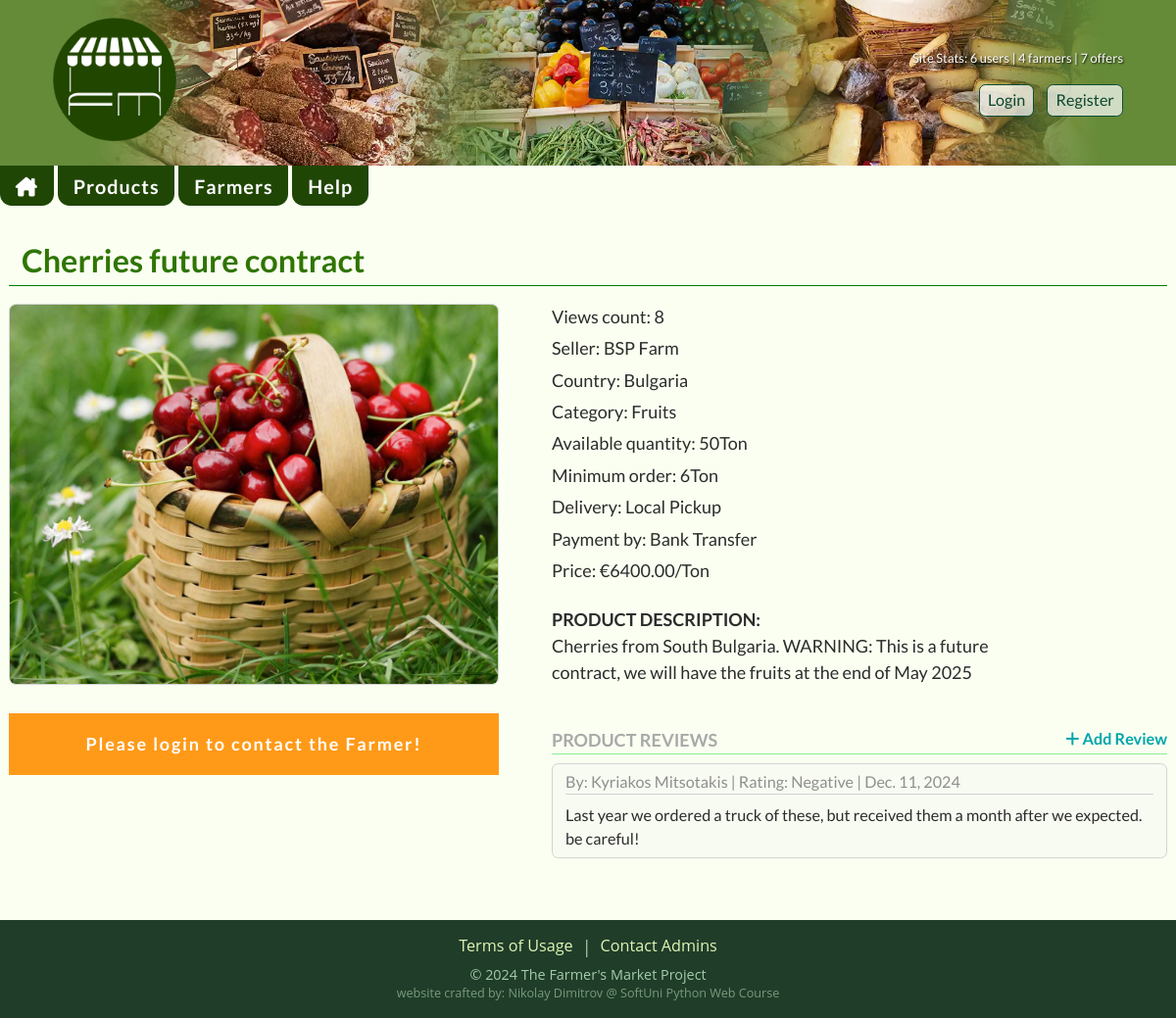
The app's page /products/product/8/ with its own data.
### products/models.py (models this page shows, shortened)
class Product(models.Model):
    NAME_MIN_LENGTH = 3
    NAME_MAX_LENGTH = 40
    DESCRIPTION_MIN_LENGTH = 60
    class QtyUnits(models.TextChoices):
        TON = 'Ton', 'Ton'
        KG = 'Kg', 'Kilogram'
        GR = 'Gram', 'Gram'
        LTR = 'Liter', 'Liter'
        PCS = 'Pc', 'Piece'
        PACK = 'Pack', 'Package'
    class ProductCategories(models.TextChoices):
        VEGETABLES = 'Vegetables', 'Vegetables',
        FRUITS = 'Fruits', 'Fruits',
        NUTS = 'Nuts', 'Nuts'
        CANNED = 'Canned Food', 'Canned Food'
        DRIED = 'Dried Food', 'Dried Food'
        SPICES = 'Spices', 'Spices'
        MEAT = 'Meat Products', 'Meat Products'
        FISH = 'Fish Products', 'Fish Products'
        CHEESE = 'Cheese', 'Cheese'
        MUSHROOMS = 'Mushrooms', 'Mushrooms'
        OTHER = 'Other', 'Other'
    class DeliveryChoices(models.TextChoices):
        EU = 'All EU by Courier', 'All EU by Courier'
        COUNTRY = 'Within Seller Country', 'Within Seller Country'
        LOCAL_PICKUP = 'Local Pickup', 'Local Pickup'
        OTHER = 'Other - please ask', 'Other - please ask'
    class PaymentChoices(models.TextChoices):
        PAYMENT_ON_DELIVERY = 'Payment on Delivery', 'Payment on Delivery'
        CASH = 'Cash on Pick-up', 'Cash on Pick-up'
        PAYPAL = 'PayPal', 'PayPal'
        BANK_TRANSFER = 'Bank Transfer', 'Bank Transfer'
        OTHER = 'Other', 'Other'
    name = models.CharField(
        max_length=NAME_MAX_LENGTH,
        validators=[
            MinLengthValidator(NAME_MIN_LENGTH),
        ],
        error_messages={
            MinLengthValidator: f'The name must be at least {NAME_MIN_LENGTH} characters long!'
        }
    )
    description = models.TextField(
        validators=[
            MinLengthValidator(DESCRIPTION_MIN_LENGTH),
        ],
        default='',
        error_messages={
            MinLengthValidator: f'The description must be at least {DESCRIPTION_MIN_LENGTH} characters long!',
        },
        help_text=f'Minimum length: {DESCRIPTION_MIN_LENGTH} characters'
    )
    category = models.CharField(
        max_length=20,
        choices=ProductCategories.choices,
        default=ProductCategories.VEGETABLES
    )
    qty_units = models.CharField(
        max_length=6,
        choices=QtyUnits.choices,
        default=QtyUnits.KG
    )
    available_qty = models.IntegerField(
        validators=[
            MinValueValidator(0),
        ],
        default=0
    )
    price = models.DecimalField(
        max_digits=6,
        decimal_places=2,
        validators=[
            MinValueValidator(0),
        ],
        default=0
    )
    discount = models.PositiveIntegerField(
        default=0
    )
    min_order = models.PositiveIntegerField(
        validators=[
            MinValueValidator(1),
        ],
        default=1,
    )
    payment = models.CharField(
        max_length=30,
        choices=PaymentChoices.choices,
        default=PaymentChoices.PAYMENT_ON_DELIVERY,
    )
    delivery = models.CharField(
        max_length=30,
        choices=DeliveryChoices.choices,
        default=DeliveryChoices.LOCAL_PICKUP,
    )
    photo = models.ImageField(
        upload_to='products/',
        help_text='Recommended image size - min: 800x600, max: 1600x1200',
        validators=(image_size_validator,),
    )
    owner = models.ForeignKey(
        to=UserModel,
        on_delete=models.CASCADE,
    )
    seller = models.ForeignKey(
        to=Seller,
        related_name='products',
        on_delete=models.CASCADE,
    )
    date_created = models.DateField(
        auto_now_add=True,
    )
    views_count = models.PositiveIntegerField(
        default=0,
        editable=False,
    )

### sellers/models.py (models this page shows, shortened)
class Seller(models.Model):
    name = models.CharField(
        max_length=30,
        validators=[
            MinLengthValidator(5),
        ],
        unique=True,
        error_messages={
            'unique': _('Seller with this name already exists. Please choose another name!'),
        },
        help_text='Farm or farmer name. ',
    )
    description = models.TextField(
        help_text='A brief farm description and you as a farmer.',
        validators=[
            MinLengthValidator(20),
        ],
    )
    city = models.CharField(
        max_length=40,
        help_text='City or village name the farm is allocated near.',
    )
    address = models.CharField(
        max_length=50,
        help_text='Address of the farm.',
    )
    photo = models.ImageField(
        upload_to='sellers/',
        validators=(image_size_validator,),
        help_text='Photo of yourself.',
    )
    website_url = models.URLField(
        null=True,
        blank=True,
        help_text='Optional. Website URL including https prefix.',
    )
    approved = models.BooleanField(
        default=False
    )
    account = models.ForeignKey(
        to=AccountUser,
        related_name='sellers',
        on_delete=models.CASCADE,
    )

### accounts/models.py (models this page shows, shortened)
class AccountUser(AbstractBaseUser, PermissionsMixin):
    email = models.EmailField(
        unique=True,
        error_messages={
            'unique': _('User with this email already exists!'),
        }
    )
    is_staff = models.BooleanField(
        _("staff status"),
        default=False,
        help_text=_("Designates whether the user can log into this admin site."),
    )
    is_active = models.BooleanField(
        _("active"),
        default=True,
        help_text=_(
            "Designates whether this user should be treated as active. "
            "Unselect this instead of deleting accounts."
        ),
    )
    date_joined = models.DateTimeField(_("date joined"), default=timezone.now)
    USERNAME_FIELD = 'email'
    objects = AccountUserManager()

class Profile(models.Model):
    class EUCountries(models.TextChoices):
        AUSTRIA = 'Austria', 'Austria'
        BELGIUM = 'Belgium', 'Belgium'
        BULGARIA = 'Bulgaria', 'Bulgaria'
        CROATIA = 'Croatia', 'Croatia'
        REPUBLIC_OF_CYPRUS = 'Cyprus', 'Republic of Cyprus'
        CZECH_REPUBLIC = 'Czech Republic', 'Czech Republic'
        DENMARK = 'Denmark', 'Denmark'
        ESTONIA = 'Estonia', 'Estonia'
        FINLAND = 'Finland', 'Finland'
        FRANCE = 'France', 'France'
        GERMANY = 'Germany', 'Germany'
        GREECE = 'Greece', 'Greece'
        HUNGARY = 'Hungary', 'Hungary'
        IRELAND = 'Ireland', 'Ireland'
        ITALY = 'Italy', 'Italy'
        LATVIA = 'Latvia', 'Latvia'
        LITHUANIA = 'Lithuania', 'Lithuania'
        LUXEMBOURG = 'Luxembourg', 'Luxembourg'
        MALTA = 'Malta', 'Malta'
        NETHERLANDS = 'Netherlands', 'Netherlands'
        POLAND = 'Poland', 'Poland'
        PORTUGAL = 'Portugal', 'Portugal'
        ROMANIA = 'Romania', 'Romania'
        SLOVAKIA = 'Slovakia', 'Slovakia'
        SLOVENIA = 'Slovenia', 'Slovenia'
        SPAIN = 'Spain', 'Spain'
        SWEDEN = 'Sweden', 'Sweden'
    user = models.OneToOneField(
        to=AccountUser,
        on_delete=models.CASCADE,
        primary_key=True,
    )
    first_name = models.CharField(
        max_length=30,
        null=True,
        blank=True,
    )
    last_name = models.CharField(
        max_length=30,
        null=True,
        blank=True,
    )
    country = models.CharField(
        max_length=15,
        choices=EUCountries.choices,
        default=EUCountries.AUSTRIA,
        null=True,
        blank=True,
    )
    phone_number = models.CharField(
        max_length=16,
        validators=(
            MinLengthValidator(8),
        ),
        null=True,
        blank=True,
        help_text='Must include the country code, without whitespaces.',
    )

### reviews/models.py (models this page shows, shortened)
class Review(models.Model):
    MAX_TEXT_LENGTH = 400
    class RatingChoices(models.TextChoices):
        POSITIVE = 'Positive', 'Positive'
        NEUTRAL = 'Neutral', 'Neutral'
        NEGATIVE = 'Negative', 'Negative'
    rating = models.CharField(
        max_length=8,
        choices=RatingChoices.choices,
        default='Positive',
    )
    text = models.TextField(
        max_length=MAX_TEXT_LENGTH,
        help_text=f'Maximum review length: {MAX_TEXT_LENGTH} characters'
    )
    owner = models.ForeignKey(
        to=UserModel,
        on_delete=models.CASCADE,
        related_name='reviews'
    )
    product = models.ForeignKey(
        to=Product,
        on_delete=models.CASCADE,
        related_name='reviews',
    )
    date_created = models.DateField(
        auto_now_add=True,
    )

### products/views.py (the view)
# urls.py: path('', views.ProductDetailsView.as_view(), name='product-details'),
class ProductDetailsView(views.DetailView):
    model = Product
    template_name = 'products/product-details.html'
    def get(self, request, *args, **kwargs):
        product_obj = self.get_object()
        Product.objects.filter(pk=product_obj.pk).update(views_count=F('views_count') + 1)
        request.product = product_obj
        return super().get(request, *args, **kwargs)
    def get_context_data(self, **kwargs):
        context = super().get_context_data(**kwargs)
        context['reviews'] = self.object.reviews.all().order_by('-date_created')
        return context

### fMarket/context_processors.py (called while the page is built, shortened)
def seller_pk(request):
    if request.user.is_authenticated:
        try:
            seller = Seller.objects.get(account=request.user)
            return {'seller_pk': seller.pk}
        except Seller.DoesNotExist:
            pass
    return {'seller_pk': None}

def seller_approved(request):
    if request.user.is_authenticated:
        try:
            Seller.objects.get(account=request.user, approved=True)
            return {'seller_approved': True}
        except Seller.DoesNotExist:
            pass
    return {'seller_approved': False}

def account_complete(request):
    return {'account_complete': True}

def site_stats(request):
    num_users = UserModel.objects.all().count()
    num_sellers = Seller.objects.all().count()
    num_products = Product.objects.all().count()
    data = {
        'number_of_users': num_users,
        'number_of_sellers': num_sellers,
        'number_of_products': num_products,
    }
    return data

def user_wrote_review(request):
    if not request.user.is_authenticated or not hasattr(request, 'product'):
        return {'user_wrote_review': False}
    product = request.product
    user_review_exists = Review.objects.filter(product=product, owner=request.user).exists()
    return {'user_wrote_review': user_review_exists}

### templates/products/product-details.html (shortened to what this page needs)
{% extends 'base.html' %}
{% load static %}
{% block content %}
    <h1>{{ object.name }}</h1>
    <section class="product-details-section">
        <div class="product-details-left">
            <a href="{{ product.photo.url }}" title="{{ product.name }}" target="_blank">
                <img
                        src="{{ product.photo.url }}"
                        alt="{{ product.name }}"
                /></a>
            {% if user.is_authenticated %}
                {% if product.owner.pk != user.pk %}
                    <a class="purchase-button" href="{% url 'seller-details' pk=product.seller.pk %}"
                       title="{{ product.owner.name }}">Purchase / Contact the Farmer</a>
                {% else %}
                    <div class="product-details-seller-actions">
                        <a href="{% url 'product-update' pk=product.pk %}" title="Update product details">
                            <i class="fa-solid fa-pen-to-square"></i></a>
                        <a href="{% url 'product-delete' pk=product.pk %}" title="Delete product">
                            <i class="fa-solid fa-trash"></i></a>
                    </div>
                {% endif %}
            {% else %}
                <a class="purchase-button" href="{% url 'login' %}?next={% url 'product-details' pk=product.pk %}"
                   title="Login">Please login to contact the Farmer!</a>
            {% endif %}
        </div>
        <div class="product-details-right">
            <p>Views count: {{ product.views_count }}</p>
            <p>Seller: {{ product.seller.name }}</p>
            <p>Country: {{ product.owner.profile.country }}</p>
            <p>Category: {{ product.category }}</p>
            <p>Available quantity: {{ product.available_qty }}{{ product.qty_units }}</p>
            <p>Minimum order: {{ product.min_order }}{{ product.qty_units }}</p>
            <p>Delivery: {{ product.delivery }}</p>
            <p>Payment by: {{ product.payment }}</p>
            <p>Price: &euro;{{ product.price }}/{{ product.qty_units }}</p>
            <div class="product-description">
                <p><strong>PRODUCT DESCRIPTION:</strong></p>
                <p>{{ product.description }}</p>
            </div>
            <section class="reviews-container">
                <div class="reviews-header">
                    <p><strong>PRODUCT REVIEWS</strong></p>
                    {% if not user_wrote_review %}
                        <a href="{% url 'create-review' %}?product={{ product.pk }}" title="Review product">
                            <i class="fa-solid fa-plus"></i> Add Review</a>
                    {% endif %}
                </div>
                {% if product.reviews.first %}
                    {% for review in reviews %}
                        <div class="review-box">
                            <div class="review-box-header">
                                <p>By: {{ review.owner.profile.first_name }} {{ review.owner.profile.last_name }} |
                                    Rating: {{ review.rating }} |
                                    {{ review.date_created }}</p>
                            </div>
                            <p>{{ review.text }}</p>
                        </div>
                    {% endfor %}
                {% else %}
                    <p class="no-reviews">No Reviews!</p>
                {% endif %}
            </section>
        </div>
    </section>
{% endblock %}

### static/css/root.css (style rules this page uses)
html { font-family: "Lato", Verdana, sans-serif; font-size: 16px; line-height: 1.5; color: #2c2c2c; }
@media (min-width: 420px) { html { font-size: 17px; } }
@media (min-width: 1200px) { html { font-size: 18px; } }
body { background-color: #fafff1; width: 100%; }
::placeholder { font-weight: 300; }
h1 { font-size: 1.6em; font-weight: 700; color: rgb(47, 117, 0); margin: 0.5em 0; border-bottom: 1px solid green; padding-left: 0.4em; }
@media (min-width: 960px) { h1 { font-size: 1.8em; } }
main a { color: rgb(0, 166, 172); font-weight: 700; text-decoration: none; }

### static/css/main.css (style rules this page uses)
main p { max-width: 70ch; }
.purchase-button { display: block; padding: 1em 2em; color: white; letter-spacing: 0.1em; background-color: rgb(255, 154, 25); text-align: center; text-decoration: none; transition: 0.3s ease; margin: 0.2em 0; }

### static/css/products.css (style rules this page uses)
.product-details-section { display: flex; flex-direction: column; gap: 3em; margin: 1em 0; align-items: center; }
@media (min-width: 960px) { .product-details-section { flex-direction: row; align-items: flex-start; } }
.product-details-left { max-width: 500px; display: flex; flex-direction: column; gap: 1em; }
.product-details-left img { border: 1px solid lightgray; border-radius: 0.4em; overflow: hidden; }
.product-details-right { display: flex; flex-direction: column; gap: 0.3em; }
.product-description { margin-top: 1em; max-width: 66ch; text-wrap: balance; }
.reviews-container { margin: 2em 0; display: flex; flex-direction: column; gap: 0.5em; }
.reviews-header { display: flex; flex-direction: row; justify-content: space-between; border-bottom: 1px solid lightgreen; color: darkgrey; }
.reviews-container a { font-size: 0.9em; }
.review-box { display: flex; flex-direction: column; gap: 0.5em; padding: 0.4em 0.8em; font-size: 0.9em; background-color: rgba(240, 240, 240, 0.3); border: 1px solid lightgray; border-radius: 0.4em; }
.review-box-header { display: flex; flex-direction: row; justify-content: space-between; border-bottom: 1px solid lightgray; color: #8f8f8f; }

### records on screen
Product: name "Cherries future contract", photo (picture), views_count "8", seller.name "BSP Farm", owner.profile.country "Bulgaria", category "Fruits", available_qty "50", qty_units "Ton", min_order "6", delivery "Local Pickup", payment "Bank Transfer", price "6400.00", description "Cherries from South Bulgaria. WARNING: This is a future contract, we will have the fruits at the end of May 2025"
Review: owner.profile.first_name "Kyriakos", owner.profile.last_name "Mitsotakis", rating "Negative", date_created "Dec. 11, 2024", text "Last year we ordered a truck of these, but received them a month after we expected. be careful!"

### other values on screen
{{ number_of_users }} "6"
{{ number_of_sellers }} "4"
{{ number_of_products }} "7"
